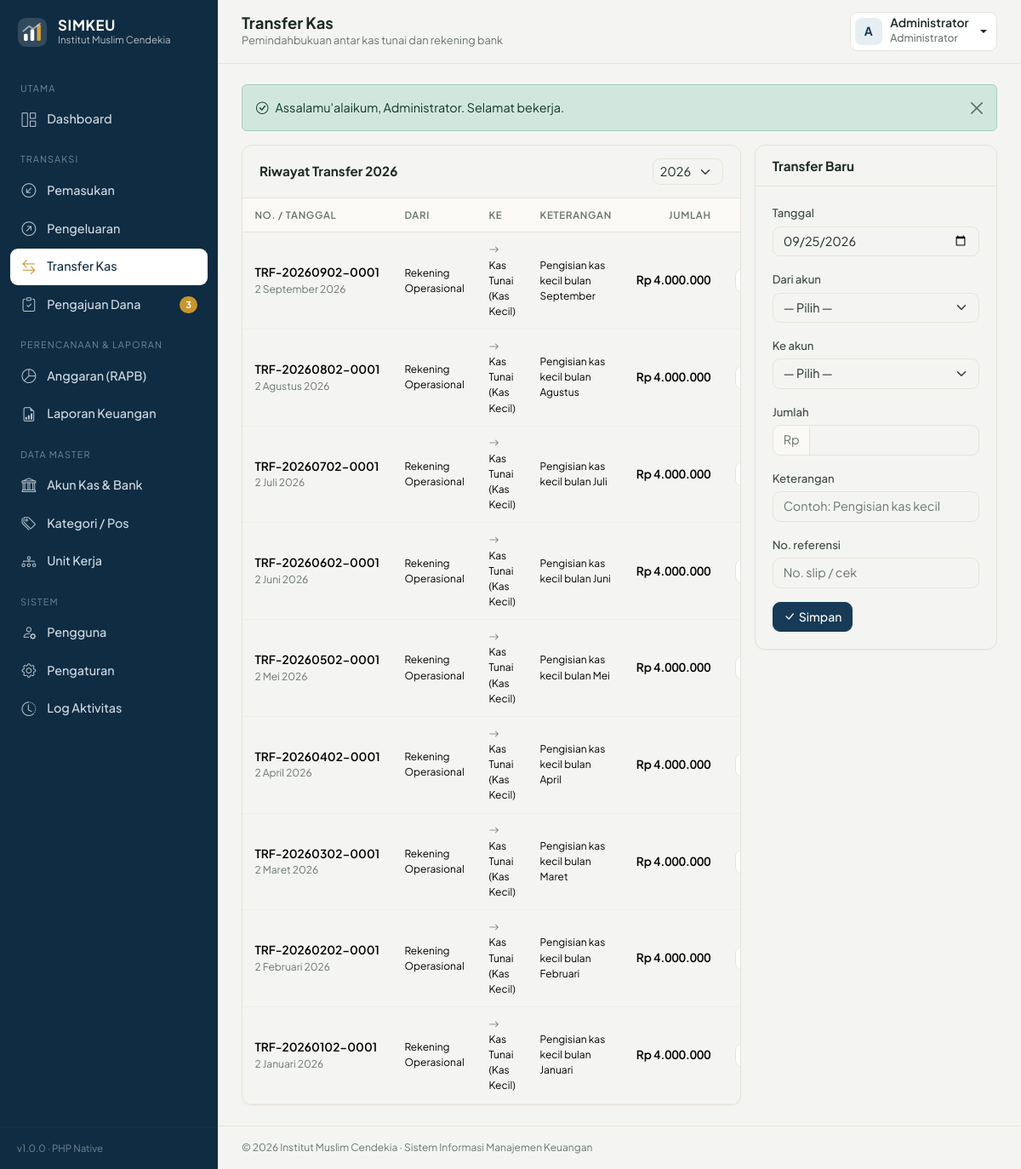
/index.php?page=transfer (signed in), run on the app's committed database.
### tables this page shows
CREATE TABLE transaksi (
    id INT AUTO_INCREMENT PRIMARY KEY,
    no_transaksi VARCHAR(30) NOT NULL UNIQUE,
    tanggal DATE NOT NULL,
    tipe ENUM('masuk','keluar','transfer') NOT NULL,
    akun_id INT NOT NULL,
    akun_tujuan_id INT NULL,
    kategori_id INT NULL,
    unit_id INT NULL,
    jumlah DECIMAL(15,2) NOT NULL,
    pihak VARCHAR(150) NULL COMMENT 'Diterima dari / dibayarkan kepada',
    keterangan VARCHAR(255) NOT NULL,
    no_referensi VARCHAR(50) NULL,
    bukti VARCHAR(255) NULL,
    user_id INT NULL,
    created_at TIMESTAMP DEFAULT CURRENT_TIMESTAMP,
    updated_at TIMESTAMP NULL DEFAULT NULL ON UPDATE CURRENT_TIMESTAMP,
    INDEX idx_tanggal (tanggal),
    INDEX idx_tipe (tipe),
    CONSTRAINT fk_trx_akun FOREIGN KEY (akun_id) REFERENCES akun_kas(id),
    CONSTRAINT fk_trx_akun_tujuan FOREIGN KEY (akun_tujuan_id) REFERENCES akun_kas(id),
    CONSTRAINT fk_trx_kategori FOREIGN KEY (kategori_id) REFERENCES kategori(id),
    CONSTRAINT fk_trx_unit FOREIGN KEY (unit_id) REFERENCES unit(id) ON DELETE SET NULL,
    CONSTRAINT fk_trx_user FOREIGN KEY (user_id) REFERENCES users(id) ON DELETE SET NULL
);

CREATE TABLE akun_kas (
    id INT AUTO_INCREMENT PRIMARY KEY,
    kode VARCHAR(10) NOT NULL UNIQUE,
    nama VARCHAR(100) NOT NULL,
    jenis ENUM('kas','bank') NOT NULL DEFAULT 'kas',
    nama_bank VARCHAR(100) NULL,
    no_rekening VARCHAR(50) NULL,
    atas_nama VARCHAR(100) NULL,
    saldo_awal DECIMAL(15,2) NOT NULL DEFAULT 0,
    aktif TINYINT(1) NOT NULL DEFAULT 1
);

### index.php (called while the page is built, shortened)
<?php
$routes = [
    'dashboard'   => ['dashboard', 'dashboard'],
    'pemasukan'   => ['transaksi', 'transaksi.view'],
    'pengeluaran' => ['transaksi', 'transaksi.view'],
    'transfer'    => ['transfer', 'transaksi.view'],
    'bukti'       => ['bukti', 'transaksi.view'],
    'pengajuan'   => ['pengajuan', 'pengajuan.view'],
    'anggaran'    => ['anggaran', 'laporan'],
    'laporan'     => ['laporan', 'laporan'],
    'akun_kas'    => ['akun_kas', 'master'],
    'kategori'    => ['kategori', 'master'],
    'unit'        => ['unit', 'master'],
    'pengguna'    => ['pengguna', 'system'],
    'pengaturan'  => ['pengaturan', 'system'],
    'log'         => ['log', 'system'],
    'profil'      => ['profil', null],
];
$page = $_GET['page'] ?? home_page();
[$module, $perm] = $routes[$page];
require __DIR__ . '/modules/' . $module . '.php';

### modules/transfer.php (the view, shortened to what this page needs)
<?php
$pdo = db();
$edit = !empty($_GET['id']) && can('transaksi.write') ? get_transfer((int)$_GET['id']) : null;
$edit = $edit ?: ['id' => 0, 'tanggal' => date('Y-m-d'), 'akun_id' => '', 'akun_tujuan_id' => '', 'jumlah' => '', 'keterangan' => '', 'no_referensi' => ''];
$akunList = akun_all();
$tahun = (int)($_GET['tahun'] ?? date('Y'));
$st = $pdo->prepare("SELECT t.*, a.nama dari, b.nama ke FROM transaksi t JOIN akun_kas a ON a.id = t.akun_id JOIN akun_kas b ON b.id = t.akun_tujuan_id
    WHERE t.tipe = 'transfer' AND YEAR(t.tanggal) = ? ORDER BY t.tanggal DESC, t.id DESC");
$st->execute([$tahun]);
$rows = $st->fetchAll();
require ROOT_PATH . '/includes/header.php';
?>
<div class="row g-3">
    <div class="<?= can('transaksi.write') ? 'col-lg-8' : 'col-12' ?>">
        <div class="card">
            <div class="card-header"><h2>Riwayat Transfer <?= $tahun ?></h2>
                <form method="get" class="ms-auto"><input type="hidden" name="page" value="transfer">
                    <select name="tahun" class="form-select form-select-sm" onchange="this.form.submit()" aria-label="Tahun">
                        <?php for ($y = (int)date('Y'); $y >= (int)date('Y') - 4; $y--): ?><option <?= selected($y, $tahun) ?>><?= $y ?></option><?php endfor; ?>
                    </select></form>
            </div>
            <div class="table-responsive"><table class="table table-hover">
                <thead><tr><th>No. / Tanggal</th><th>Dari</th><th>Ke</th><th>Keterangan</th><th class="text-end">Jumlah</th><th></th></tr></thead>
                <tbody><?php foreach ($rows as $r): ?>
                    <tr>
                        <td class="text-nowrap"><span class="fw-semibold"><?= e($r['no_transaksi']) ?></span><div class="small text-muted"><?= tgl_indo($r['tanggal']) ?></div></td>
                        <td class="small"><?= e($r['dari']) ?></td>
                        <td class="small"><i class="bi bi-arrow-right text-muted me-1"></i><?= e($r['ke']) ?></td>
                        <td class="small"><?= e($r['keterangan']) ?></td>
                        <td class="text-end num fw-semibold text-nowrap"><?= rupiah($r['jumlah']) ?></td>
                        <td class="table-actions">
                            <a href="<?= url('bukti', ['id' => $r['id']]) ?>" target="_blank" class="btn btn-light btn-sm" title="Cetak"><i class="bi bi-printer"></i></a>
                        </td>
                    </tr>
                <?php endforeach; if (!$rows): ?>
                <?php endif; ?></tbody>
            </table></div>
        </div>
    </div>
    <?php if (can('transaksi.write')): ?>
    <div class="col-lg-4">
        <div class="card">
            <div class="card-header"><h2><?= $edit['id'] ? 'Edit Transfer' : 'Transfer Baru' ?></h2></div>
            <form method="post" class="card-body">
                <div class="mb-3"><label class="form-label" for="tgl">Tanggal</label><input type="date" id="tgl" name="tanggal" class="form-control" value="<?= e($edit['tanggal']) ?>" required></div>
                <div class="mb-3"><label class="form-label" for="dari">Dari akun</label>
                    <select name="akun_id" id="dari" class="form-select" required><option value="">— Pilih —</option>
                        </select></div>
                <div class="mb-3"><label class="form-label" for="ke">Ke akun</label>
                    <select name="akun_tujuan_id" id="ke" class="form-select" required><option value="">— Pilih —</option>
                        <?php foreach ($akunList as $a): ?><option value="<?= $a['id'] ?>" <?= selected($a['id'], $edit['akun_tujuan_id']) ?>><?= e($a['nama']) ?></option><?php endforeach; ?></select></div>
                <div class="mb-3"><label class="form-label" for="jml">Jumlah</label><div class="input-group"><span class="input-group-text">Rp</span><input id="jml" name="jumlah" class="form-control input-rupiah" inputmode="numeric" value="<?= $edit['jumlah'] !== '' ? (int)$edit['jumlah'] : '' ?>" required></div></div>
                <div class="mb-3"><label class="form-label" for="ket">Keterangan</label><input id="ket" name="keterangan" class="form-control" maxlength="255" value="<?= e($edit['keterangan']) ?>" placeholder="Contoh: Pengisian kas kecil"></div>
                <div class="mb-3"><label class="form-label" for="ref">No. referensi</label><input id="ref" name="no_referensi" class="form-control" maxlength="50" value="<?= e($edit['no_referensi']) ?>" placeholder="No. slip / cek"></div>
                <div class="d-flex gap-2"><button class="btn btn-primary"><i class="bi bi-check-lg me-1"></i>Simpan</button><?php if ($edit['id']): ?><a href="<?= url('transfer') ?>" class="btn btn-light">Batal</a><?php endif; ?></div>
            </form>
        </div>
    </div>
    <?php endif; ?>
</div>
<?php require ROOT_PATH . '/includes/footer.php';

### assets/css/style.css (style rules this page uses)
:root { --zk-primary: #173B57; --zk-primary-600: #102C42; --zk-primary-50: #E6EEF4; --zk-gold: #C8962E; --zk-gold-50: #FBF3E2; --zk-bg: #F4F5F2; --zk-surface: #FFFFFF; --zk-border: #E6E3DA; --zk-text: #1F2A26; --zk-muted: #6B746F; --zk-danger: #B42318; --zk-success: #1E7A4C; --zk-success-50: #E5F3EB; --zk-radius: 12px; --sidebar-w: 256px; --bs-body-font-family: 'Plus Jakarta Sans', system-ui, -apple-system, 'Segoe UI', sans-serif; --bs-body-bg: var(--zk-bg); --bs-body-color: var(--zk-text); --bs-border-color: var(--zk-border); --bs-primary: var(--zk-primary); --bs-primary-rgb: 23, 59, 87; --bs-link-color: var(--zk-primary); --bs-link-hover-color: var(--zk-primary-600); --bs-secondary-color: var(--zk-muted); }
body { font-size: .9rem; -webkit-font-smoothing: antialiased; }
.text-muted { color: var(--zk-muted) !important; }
.tabular, .table td.num, .num { font-variant-numeric: tabular-nums; }
.btn { border-radius: 9px; font-weight: 500; font-size: .875rem; }
.btn-primary { --bs-btn-bg: var(--zk-primary); --bs-btn-border-color: var(--zk-primary); --bs-btn-hover-bg: var(--zk-primary-600); --bs-btn-hover-border-color: var(--zk-primary-600); --bs-btn-active-bg: var(--zk-primary-600); --bs-btn-disabled-bg: var(--zk-primary); --bs-btn-disabled-border-color: var(--zk-primary); }
.btn-light { --bs-btn-bg: #fff; --bs-btn-border-color: var(--zk-border); }
.form-control, .form-select, .input-group-text { border-radius: 9px; border-color: var(--zk-border); font-size: .9rem; }
.input-group > :not(:first-child) { border-top-left-radius: 0; border-bottom-left-radius: 0; }
.input-group > :not(:last-child) { border-top-right-radius: 0; border-bottom-right-radius: 0; }
.input-group-text { background: #FAF9F5; color: var(--zk-muted); }
.form-label { font-weight: 500; font-size: .82rem; color: #3D4843; margin-bottom: .35rem; }
.card { border: 1px solid var(--zk-border); border-radius: var(--zk-radius); box-shadow: 0 1px 2px rgba(31, 42, 38, .04); }
.card-header { background: transparent; border-bottom: 1px solid var(--zk-border); padding: .9rem 1.25rem; display: flex; align-items: center; gap: .5rem; flex-wrap: wrap; }
.card-header h2, .card-title-sm { font-size: .95rem; font-weight: 700; margin: 0; }
.card-body { padding: 1.25rem; }
.table { --bs-table-bg: transparent; margin: 0; font-size: .86rem; }
.table > thead th { font-size: .72rem; text-transform: uppercase; letter-spacing: .06em; color: var(--zk-muted); font-weight: 600; background: #FAF9F5; border-bottom: 1px solid var(--zk-border); white-space: nowrap; padding: .7rem .9rem; }
.table > tbody td { padding: .7rem .9rem; vertical-align: middle; border-color: #EFEDE6; }
.table-actions { white-space: nowrap; text-align: right; }
.table-actions .btn { padding: .2rem .45rem; }

### data on the page
transaksi: no_transaksi "TRF-20260902-0001", tanggal "2 September 2026", akun.nama "Rekening Operasional", akun_tujuan.nama "Kas Tunai (Kas Kecil)", keterangan "Pengisian kas kecil bulan September", jumlah "Rp 4.000.000"
transaksi: no_transaksi "TRF-20260802-0001", tanggal "2 Agustus 2026", akun.nama "Rekening Operasional", akun_tujuan.nama "Kas Tunai (Kas Kecil)", keterangan "Pengisian kas kecil bulan Agustus", jumlah "Rp 4.000.000"
transaksi: no_transaksi "TRF-20260702-0001", tanggal "2 Juli 2026", akun.nama "Rekening Operasional", akun_tujuan.nama "Kas Tunai (Kas Kecil)", keterangan "Pengisian kas kecil bulan Juli", jumlah "Rp 4.000.000"
transaksi: no_transaksi "TRF-20260602-0001", tanggal "2 Juni 2026", akun.nama "Rekening Operasional", akun_tujuan.nama "Kas Tunai (Kas Kecil)", keterangan "Pengisian kas kecil bulan Juni", jumlah "Rp 4.000.000"
transaksi: no_transaksi "TRF-20260502-0001", tanggal "2 Mei 2026", akun.nama "Rekening Operasional", akun_tujuan.nama "Kas Tunai (Kas Kecil)", keterangan "Pengisian kas kecil bulan Mei", jumlah "Rp 4.000.000"
transaksi: no_transaksi "TRF-20260402-0001", tanggal "2 April 2026", akun.nama "Rekening Operasional", akun_tujuan.nama "Kas Tunai (Kas Kecil)", keterangan "Pengisian kas kecil bulan April", jumlah "Rp 4.000.000"
transaksi: no_transaksi "TRF-20260302-0001", tanggal "2 Maret 2026", akun.nama "Rekening Operasional", akun_tujuan.nama "Kas Tunai (Kas Kecil)", keterangan "Pengisian kas kecil bulan Maret", jumlah "Rp 4.000.000"
transaksi: no_transaksi "TRF-20260202-0001", tanggal "2 Februari 2026", akun.nama "Rekening Operasional", akun_tujuan.nama "Kas Tunai (Kas Kecil)", keterangan "Pengisian kas kecil bulan Februari", jumlah "Rp 4.000.000"
transaksi: no_transaksi "TRF-20260102-0001", tanggal "2 Januari 2026", akun.nama "Rekening Operasional", akun_tujuan.nama "Kas Tunai (Kas Kecil)", keterangan "Pengisian kas kecil bulan Januari", jumlah "Rp 4.000.000"

### other printed values
APP_NAME "SIMKEU"
setting('nama_lembaga', APP_DESC) "Institut Muslim Cendekia"
$m['header'] "UTAMA"
$m['label'] "Dashboard"
$m['header'] "TRANSAKSI"
$m['label'] "Pemasukan"
$m['label'] "Pengeluaran"
$m['label'] "Transfer Kas"
$m['label'] "Pengajuan Dana"
$m['header'] "PERENCANAAN & LAPORAN"
$m['label'] "Anggaran (RAPB)"
$m['label'] "Laporan Keuangan"
$m['header'] "DATA MASTER"
$m['label'] "Akun Kas & Bank"
$m['label'] "Kategori / Pos"
